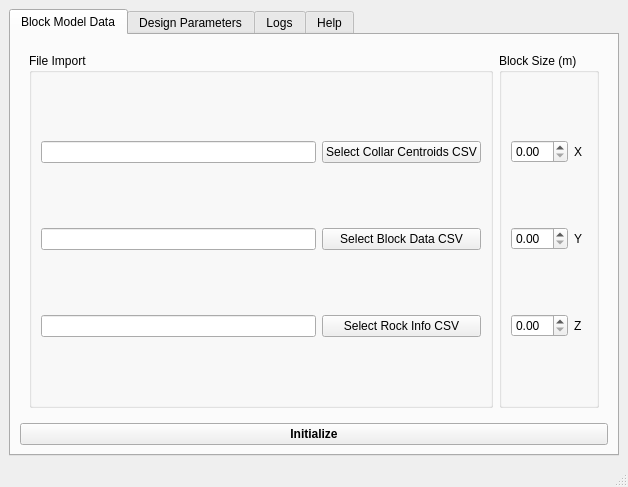
<?xml version="1.0" encoding="UTF-8"?>
<ui version="4.0">
 <class>MainWindow</class>
 <widget class="QMainWindow" name="MainWindow">
  <property name="geometry">
   <rect>
    <x>0</x>
    <y>0</y>
    <width>628</width>
    <height>487</height>
   </rect>
  </property>
  <property name="windowTitle">
   <string>Life of Mine Optimizer</string>
  </property>
  <widget class="QWidget" name="centralwidget">
   <layout class="QGridLayout" name="gridLayout_5">
    <item row="0" column="0">
     <widget class="QTabWidget" name="tabWidget">
      <property name="currentIndex">
       <number>0</number>
      </property>
      <widget class="QWidget" name="tab">
       <attribute name="title">
        <string>Block Model Data</string>
       </attribute>
       <layout class="QGridLayout" name="gridLayout_4">
        <item row="1" column="0">
         <widget class="QPushButton" name="pushButtonInitialize">
          <property name="minimumSize">
           <size>
            <width>400</width>
            <height>0</height>
           </size>
          </property>
          <property name="font">
           <font>
            <bold>true</bold>
           </font>
          </property>
          <property name="text">
           <string>Initialize</string>
          </property>
         </widget>
        </item>
        <item row="0" column="0">
         <widget class="QWidget" name="widget" native="true">
          <layout class="QGridLayout" name="gridLayout_3">
           <item row="0" column="0">
            <widget class="QGroupBox" name="groupBox_2">
             <property name="title">
              <string>File Import</string>
             </property>
             <layout class="QGridLayout" name="gridLayout_2">
              <item row="0" column="1">
               <widget class="QPushButton" name="pushButtonCollarCentroids">
                <property name="autoFillBackground">
                 <bool>false</bool>
                </property>
                <property name="text">
                 <string>Select Collar Centroids CSV</string>
                </property>
               </widget>
              </item>
              <item row="1" column="1">
               <widget class="QPushButton" name="pushButtonBlockData">
                <property name="text">
                 <string>Select Block Data CSV</string>
                </property>
               </widget>
              </item>
              <item row="2" column="0">
               <widget class="QLineEdit" name="fileRock"/>
              </item>
              <item row="2" column="1">
               <widget class="QPushButton" name="pushButtonRockInfo">
                <property name="text">
                 <string>Select Rock Info CSV</string>
                </property>
               </widget>
              </item>
              <item row="0" column="0">
               <widget class="QLineEdit" name="fileCollar"/>
              </item>
              <item row="1" column="0">
               <widget class="QLineEdit" name="fileBlock"/>
              </item>
             </layout>
            </widget>
           </item>
           <item row="0" column="1">
            <widget class="QGroupBox" name="groupBox">
             <property name="maximumSize">
              <size>
               <width>100</width>
               <height>16777215</height>
              </size>
             </property>
             <property name="title">
              <string>Block Size (m)</string>
             </property>
             <layout class="QGridLayout" name="gridLayout">
              <item row="2" column="0">
               <widget class="QDoubleSpinBox" name="sizeZ"/>
              </item>
              <item row="1" column="0">
               <widget class="QDoubleSpinBox" name="sizeY"/>
              </item>
              <item row="2" column="1">
               <widget class="QLabel" name="label_3">
                <property name="text">
                 <string>Z</string>
                </property>
               </widget>
              </item>
              <item row="0" column="0">
               <widget class="QDoubleSpinBox" name="sizeX"/>
              </item>
              <item row="0" column="1">
               <widget class="QLabel" name="label">
                <property name="text">
                 <string>X</string>
                </property>
               </widget>
              </item>
              <item row="1" column="1">
               <widget class="QLabel" name="label_2">
                <property name="text">
                 <string>Y</string>
                </property>
               </widget>
              </item>
             </layout>
            </widget>
           </item>
          </layout>
         </widget>
        </item>
       </layout>
      </widget>
      <widget class="QWidget" name="tab_2">
       <attribute name="title">
        <string>Design Parameters</string>
       </attribute>
      </widget>
      <widget class="QWidget" name="tab_4">
       <attribute name="title">
        <string>Logs</string>
       </attribute>
       <layout class="QVBoxLayout" name="verticalLayout">
        <item>
         <widget class="QTextBrowser" name="log"/>
        </item>
        <item>
         <widget class="QPushButton" name="clearButton">
          <property name="text">
           <string>Clear Logs</string>
          </property>
         </widget>
        </item>
       </layout>
      </widget>
      <widget class="QWidget" name="tab_3">
       <attribute name="title">
        <string>Help</string>
       </attribute>
       <layout class="QGridLayout" name="gridLayout_6">
        <item row="0" column="0">
         <widget class="QTextBrowser" name="textBrowser">
          <property name="html">
           <string>&lt;!DOCTYPE HTML PUBLIC &quot;-//W3C//DTD HTML 4.0//EN&quot; &quot;http://www.w3.org/TR/REC-html40/strict.dtd&quot;&gt;
&lt;html&gt;&lt;head&gt;&lt;meta name=&quot;qrichtext&quot; content=&quot;1&quot; /&gt;&lt;meta charset=&quot;utf-8&quot; /&gt;&lt;style type=&quot;text/css&quot;&gt;
p, li { white-space: pre-wrap; }
hr { height: 1px; border-width: 0; }
li.unchecked::marker { content: &quot;\2610&quot;; }
li.checked::marker { content: &quot;\2612&quot;; }
&lt;/style&gt;&lt;/head&gt;&lt;body style=&quot; font-family:'Cantarell'; font-size:11pt; font-weight:400; font-style:normal;&quot;&gt;
&lt;p style=&quot; margin-top:0px; margin-bottom:0px; margin-left:0px; margin-right:0px; -qt-block-indent:0; text-indent:0px;&quot;&gt;&lt;span style=&quot; font-size:16pt; font-weight:700;&quot;&gt;Life of Mine Optimizer (LOMOPTIM)&lt;/span&gt;&lt;/p&gt;
&lt;p style=&quot;-qt-paragraph-type:empty; margin-top:0px; margin-bottom:0px; margin-left:0px; margin-right:0px; -qt-block-indent:0; text-indent:0px; font-size:14pt;&quot;&gt;&lt;br /&gt;&lt;/p&gt;
&lt;p style=&quot; margin-top:0px; margin-bottom:0px; margin-left:0px; margin-right:0px; -qt-block-indent:0; text-indent:0px;&quot;&gt;LOMOPTIM is a simple strategic mine planning tool in determining the optimium economics of an open pit mine. It uses 3 input csv's containing the block model data. The design parameters are also inputed which are the basis for the constaints of the mining sequence. It outputs the yearly pit shells in PLY format along with a summary table of the annual production.&lt;/p&gt;
&lt;p style=&quot;-qt-paragraph-type:empty; margin-top:0px; margin-bottom:0px; margin-left:0px; margin-right:0px; -qt-block-indent:0; text-indent:0px;&quot;&gt;&lt;br /&gt;&lt;/p&gt;
&lt;p style=&quot; margin-top:0px; margin-bottom:0px; margin-left:0px; margin-right:0px; -qt-block-indent:0; text-indent:0px;&quot;&gt;&lt;span style=&quot; font-size:16pt;&quot;&gt;CSV Inputs&lt;/span&gt;&lt;/p&gt;
&lt;p style=&quot;-qt-paragraph-type:empty; margin-top:0px; margin-bottom:0px; margin-left:0px; margin-right:0px; -qt-block-indent:0; text-indent:0px; font-size:14pt;&quot;&gt;&lt;br /&gt;&lt;/p&gt;
&lt;p style=&quot; margin-top:0px; margin-bottom:0px; margin-left:0px; margin-right:0px; -qt-block-indent:0; text-indent:0px;&quot;&gt;&lt;span style=&quot; font-size:14pt;&quot;&gt;Collar CSV&lt;/span&gt;&lt;/p&gt;
&lt;p style=&quot; margin-top:0px; margin-bottom:0px; margin-left:0px; margin-right:0px; -qt-block-indent:0; text-indent:0px;&quot;&gt;- Only columns id, x, y, z are accepted&lt;/p&gt;
&lt;p style=&quot; margin-top:0px; margin-bottom:0px; margin-left:0px; margin-right:0px; -qt-block-indent:0; text-indent:0px;&quot;&gt;- Column id must be in ascending order&lt;/p&gt;
&lt;p style=&quot; margin-top:0px; margin-bottom:0px; margin-left:0px; margin-right:0px; -qt-block-indent:0; text-indent:0px;&quot;&gt;- Column id must start with the value 1&lt;/p&gt;&lt;/body&gt;&lt;/html&gt;</string>
          </property>
         </widget>
        </item>
       </layout>
      </widget>
     </widget>
    </item>
   </layout>
  </widget>
  <widget class="QMenuBar" name="menubar">
   <property name="geometry">
    <rect>
     <x>0</x>
     <y>0</y>
     <width>628</width>
     <height>23</height>
    </rect>
   </property>
  </widget>
  <widget class="QStatusBar" name="statusbar"/>
 </widget>
 <resources/>
 <connections/>
</ui>
